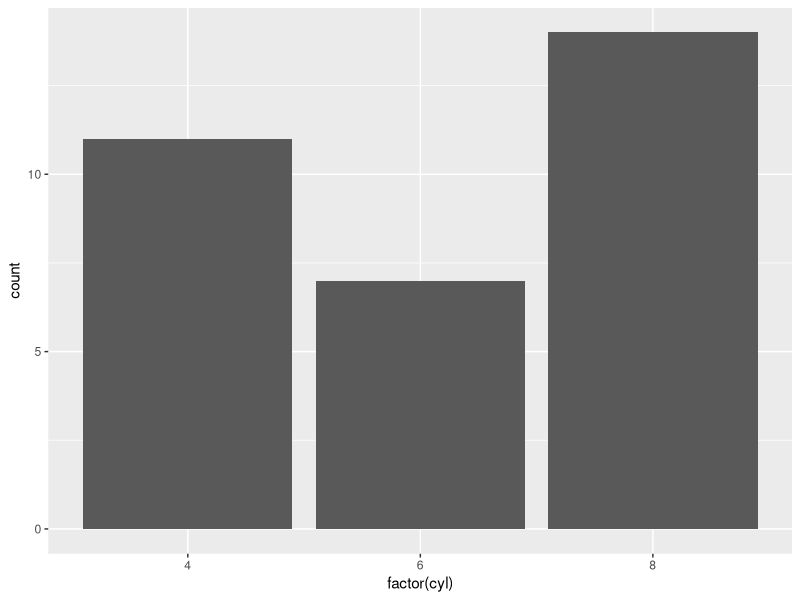
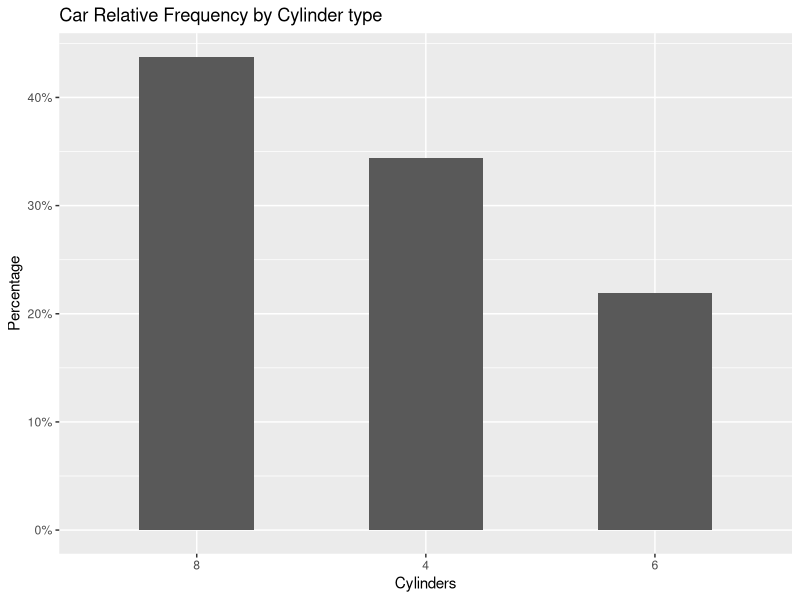
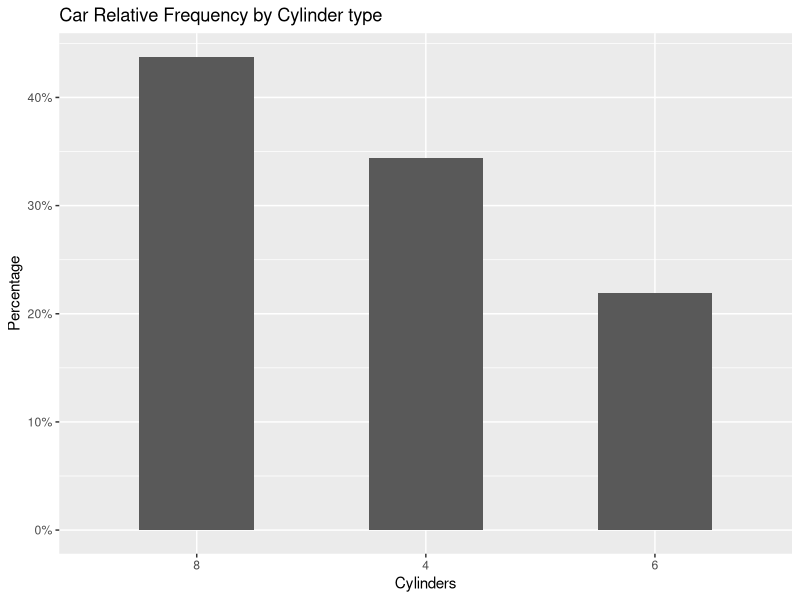
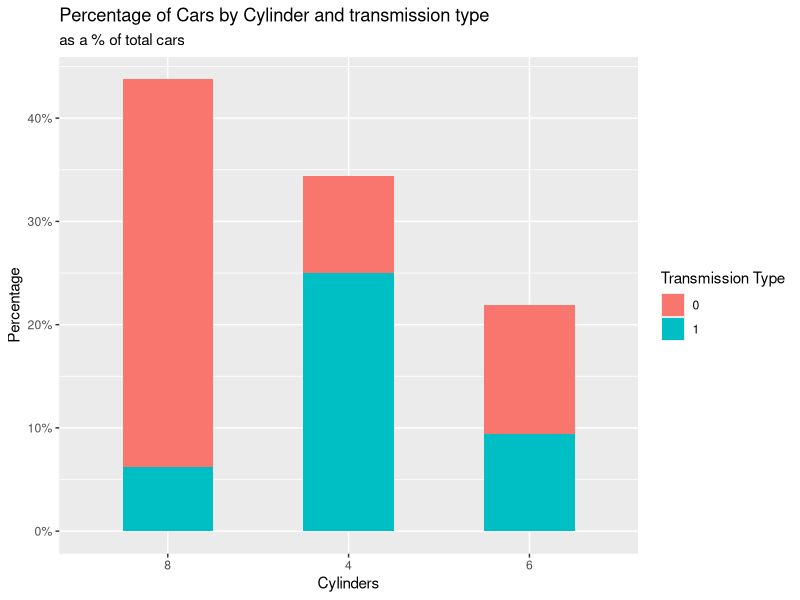
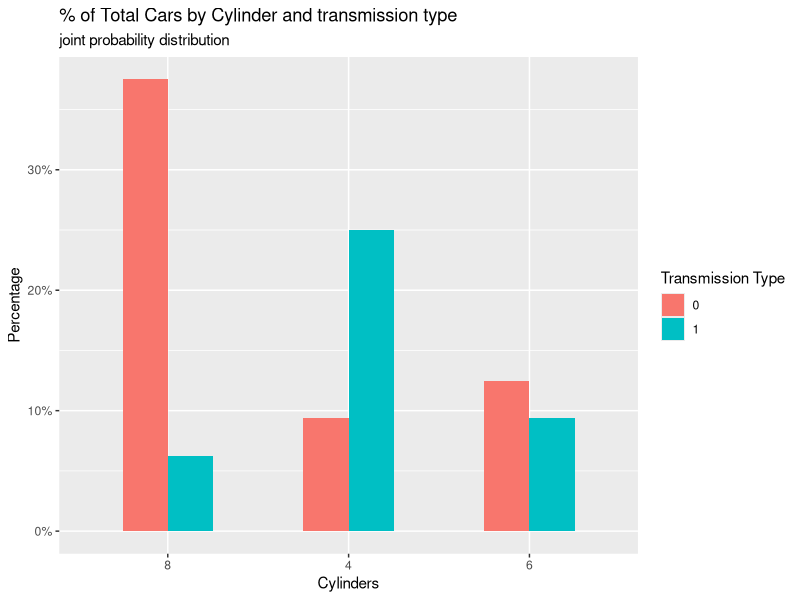
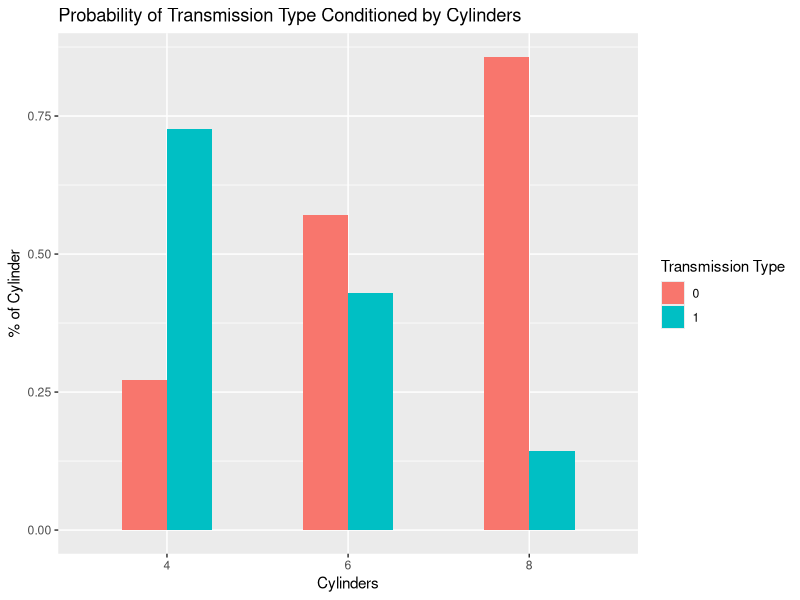
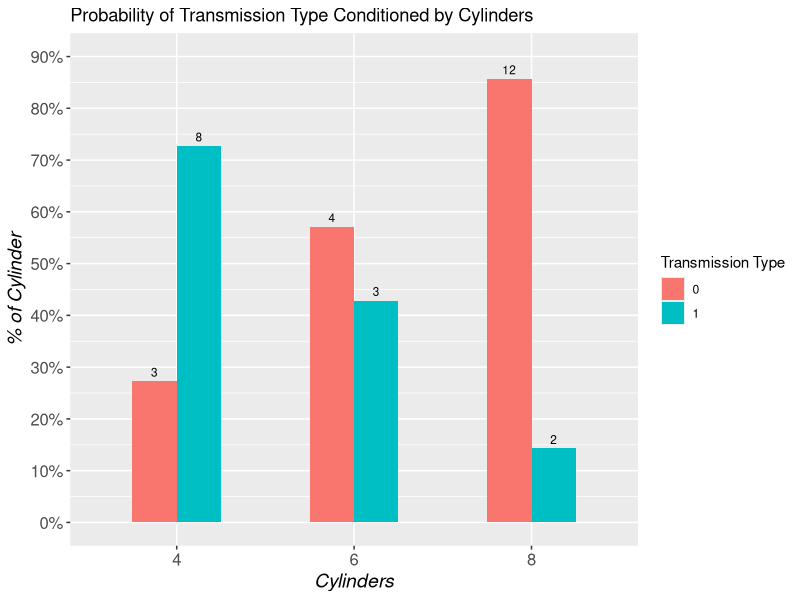

These charts were generated, in order, by the following R code:
## ---- chunk 1
knitr::opts_chunk$set(fig.width=6, fig.height=4, echo = TRUE, warning = FALSE, comment = "", message = FALSE)
## ---- chunk 2
library(knitr)
library(kableExtra)

data.frame(Element = c("Data", "Aesthetics", "Geometrics", "Facets", "Statistics", "Coordinates", "Themes"),
           Importance = c(rep("Essential", 3), rep("Optional", 4)),
           Description = c("The dataset being plotted",
                           "The scales onto which we 'map' our data (x-axis, y-axis, color, fill, size, labels, shape, linetype, linewidth, alpha)",
                           "Visual Elements used to project the data (lines, boxplot, histogram, bars, points)",
                           "Plotting comparative subsets of data (subset plots by a categorical variable)",
                           "Aid visual understanding (binning, smoothing, descriptive, inference)",
                           "The space on which the data is plotted (cartesian, fixed, limits, polar)",
                           "All non-data ink (tickmarks, axis labels)")) %>%
    kable("html") %>% 
    kable_styling(bootstrap_options = c("striped", "hover"))
## ---- chunk 3
library(ggplot2)
library(dplyr)

cars <- mtcars
cars$car <- rownames(cars)
str(mtcars)
## ---- chunk 4
ggplot(cars, aes(x = factor(cyl))) +
    geom_bar()
## ---- chunk 5

ggplot(cars, aes(x = forcats::fct_infreq(factor(cyl)), 
                 y = (..count..)/sum(..count..))) + # change order of bars with fct_infreq from forcats. 
    geom_bar(width = .5) + # default bar width = 0.9
    labs(x = "Cylinders",
         y = "Percentage",
         title = "Car Relative Frequency by Cylinder type") +
    scale_y_continuous(labels = scales::percent) # from scales library
## ---- chunk 6
# The proceeding code generates identical plot to code above, 
# but pre-processes the relative frequencies in data frame and not in ggplot2.
cars %>%
    group_by(cyl) %>%
    summarize(car_count = n()) %>%
    ggplot(aes(x = reorder(factor(cyl), desc(car_count)), 
               y = car_count / sum(car_count))) +
        geom_bar(stat = "identity", width = .5) + 
        labs(x = "Cylinders",
             y = "Percentage",
             title = "Car Relative Frequency by Cylinder type") +
        scale_y_continuous(labels = scales::percent) 

## ---- chunk 7
cars %>%
    select(car, cyl, am) %>%
    slice(1:10) # preview
## ---- chunk 8
ggplot(cars, aes(x = forcats::fct_infreq(factor(cyl)), 
                 y = (..count..)/sum(..count..),
                 fill = factor(am))) +  
    geom_bar(width = .5) + 
    labs(x = "Cylinders",
         y = "Percentage",
         fill = "Transmission Type",
         title = "Percentage of Cars by Cylinder and transmission type",
         subtitle = "as a % of total cars") +
    scale_y_continuous(labels = scales::percent) 
## ---- chunk 9
ggplot(cars, aes(x = forcats::fct_infreq(factor(cyl)), 
                 y = (..count..)/sum(..count..),
                 fill = factor(am))) + 
    geom_bar(width = .5, position = "dodge") +
    labs(x = "Cylinders",
         y = "Percentage",
         fill = "Transmission Type", # changed the label of legend.
         title = "% of Total Cars by Cylinder and transmission type",
         subtitle = "joint probability distribution") +
    scale_y_continuous(labels = scales::percent) 

## ---- chunk 10
round(prop.table(table(cylinders = cars$cyl, transmission_type = cars$am)), 2)
## ---- chunk 11
round(prop.table(table(cylinders = cars$cyl, transmission = cars$am), margin = 1), 2)
## ---- chunk 12
# demonstration. Not used for plot. 
version1 <- data.frame(prop.table(table(cars$cyl, cars$am), margin = 1), 2) %>%
    rename(cyl = Var1,
           am = Var2,
           relative_freq = Freq)

# dplyr version to derive the conditional probabilities, used for the plot.
version2 <- cars %>%
    group_by(cyl, am) %>% 
    summarize(freq = n()) %>% # identify joint frequencies of cylinder & transmission
    group_by(cyl) %>% # roll back grouping to cylinder level.
    mutate(relative_freq = freq / sum(freq)) # calculate transmission type given cylinder type. 
version2


plot <- ggplot(version2, aes(x = factor(cyl), 
                     y = relative_freq,
                     fill = factor(am))) + 
    geom_bar(stat = "identity", width = .5, position = "dodge") +
    labs(x = "Cylinders",
         y = "% of Cylinder",
         fill = "Transmission Type", # changed the label of legend.
         title = "Probability of Transmission Type Conditioned by Cylinders")
plot
## ---- chunk 13
plot +
    geom_text(aes(label = freq), 
              position = position_dodge(width = 0.5), # adjusts the horizontal position of text.
              stat= "identity", 
              size = 3,
              vjust = -0.5) +
    scale_y_continuous(labels = scales::percent, limits = c(0, .9), breaks = seq(0, .9, .1)) +
    theme(axis.title.y = element_text(face = "italic", size = 14)) +
    theme(axis.title.x = element_text(face = "italic", size = 14)) +
    theme(axis.text.y = element_text(size = 12)) +
    theme(axis.text.x = element_text(size = 12)) 
## ---- chunk 14
